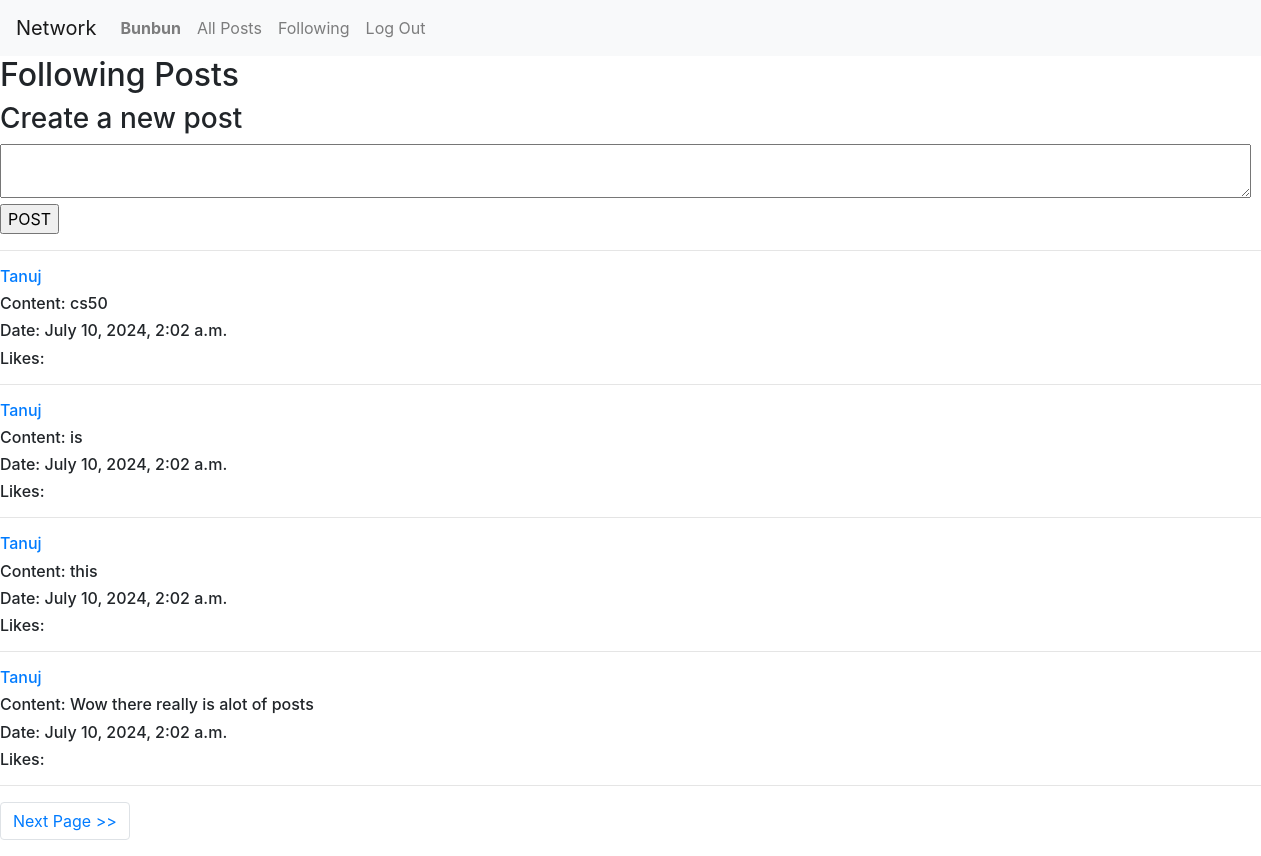
Page /profile/followedusers (signed in) on the committed database.
### network/models.py (models this page shows, shortened)
class User(AbstractUser):
    pass

class Creatpost(models.Model):
    postcontent = models.CharField(max_length=500)
    user = models.ForeignKey(User, on_delete=models.CASCADE, related_name="authorofpost")
    datecreated = models.DateTimeField(auto_now_add=True)

### network/views.py (the view)
# urls.py: path("profile/followedusers", views.followedusers, name="profileFollowedusers"),
def followedusers(request):
    activeuser = User.objects.get(pk=request.user.id)
    peopleuserisfollowing = Follower.objects.filter(user = activeuser)
    activeposts = Creatpost.objects.all().order_by('id').reverse()
    postsoffollowers = []
    for activepost in activeposts:
        for people in peopleuserisfollowing:
            if people.userfollowers == activepost.user:
                postsoffollowers.append(activepost)
    paginator = Paginator(postsoffollowers, 4)
    pagenum = request.GET.get('postindex')
    pagepost = paginator.get_page(pagenum)
    return render(request, "network/userbeingfollowed.html",{
        "pagepost":pagepost
    })

### network/templates/network/userbeingfollowed.html (shortened to what this page needs)
{% extends "network/layout.html" %}
{% block body %}
    <h2>Following Posts</h2>
    {% if user.is_authenticated  %}
        <h3>Create a new post</h3>
        <form action="{% url 'createapost'  %}" method="POST">
            <textarea name="postcontent" row="4" cols="120"></textarea>
            <br>
            <input type="submit" value="POST"/>
            <hr>
        </form>
    {% endif  %}
        {% for post in pagepost  %}
        <h6><a href="{% url 'viewprofile' user_id=post.user.id %}">{{post.user}}</a></h6>
        <h6>Content: {{post.postcontent}}</h6>
        <h6>Date: {{post.datecreated}}</h6>
        <h6>Likes: {{post.likes}}</h6>
        <hr>
        {% endfor %}
        <nav aria-label="Page navigation example">
            <ul class="pagination">
            {% if pagepost.has_next %}
                <li class="page-item"><a class="page-link" href="?postindex={{ pagepost.next_page_number }}">Next Page &gt;&gt;</a></li>
            {% endif %}
            </ul>
          </nav>
{% endblock %}

### network/templates/network/layout.html (shortened to what this page needs)
{% load static %}
<!DOCTYPE html>
<html lang="en">
    <head>
        <link rel="stylesheet" href="https://stackpath.bootstrapcdn.com/bootstrap/4.4.1/css/bootstrap.min.css">
        <link href="{% static 'network/styles.css' %}" rel="stylesheet">
        <link rel="stylesheet" href="https://cdnjs.cloudflare.com/ajax/libs/font-awesome/4.7.0/css/font-awesome.min.css">
    </head>
    <body>
        <nav class="navbar navbar-expand-lg navbar-light bg-light">
            <a class="navbar-brand" href="{% url 'index' %}">Network</a>
            <div>
              <ul class="navbar-nav mr-auto">
                {% if user.is_authenticated %}
                    <li class="nav-item">
                        <a class="nav-link" href="{% url 'viewprofile' user_id=user.id%}"><strong>{{ user.username }}</strong></a>
                    </li>
                {% endif %}
                <li class="nav-item">
                  <a class="nav-link" href="{% url 'index' %}">All Posts</a>
                </li>
                {% if user.is_authenticated %}
                    <li class="nav-item">
                        <a class="nav-link" href="followedusers">Following</a>
                    </li>
                    <li class="nav-item">
                        <a class="nav-link" href="{% url 'logout' %}">Log Out</a>
                    </li>
                {% endif %}
              </ul>
            </div>
          </nav>
        <div class="body">
            {% block body %}
            {% endblock %}
        </div>
    </body>
</html>

### rows in the picture
User: username "Bunbun"
Creatpost: user "Tanuj", postcontent "cs50", datecreated "July 10, 2024, 2:02 a.m."
Creatpost: user "Tanuj", postcontent "is", datecreated "July 10, 2024, 2:02 a.m."
Creatpost: user "Tanuj", postcontent "this", datecreated "July 10, 2024, 2:02 a.m."
Creatpost: user "Tanuj", postcontent "Wow there really is alot of posts", datecreated "July 10, 2024, 2:02 a.m."
